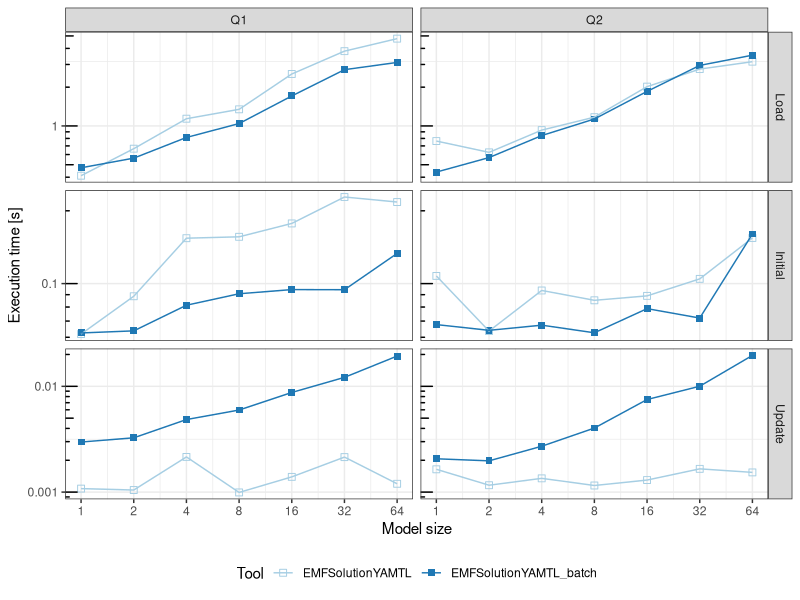
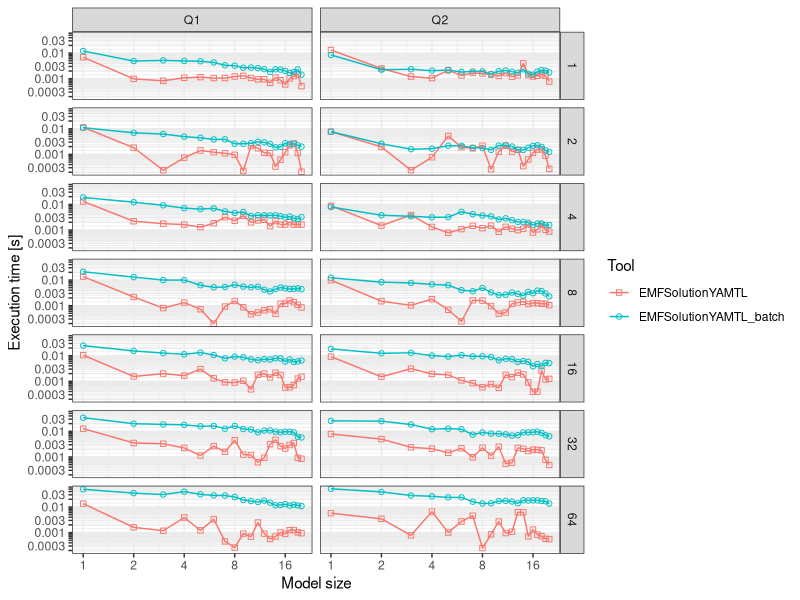
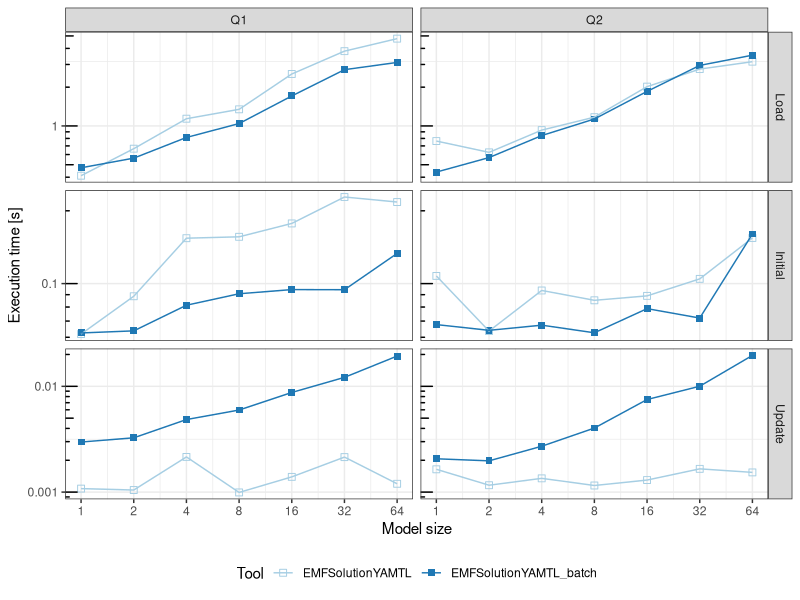
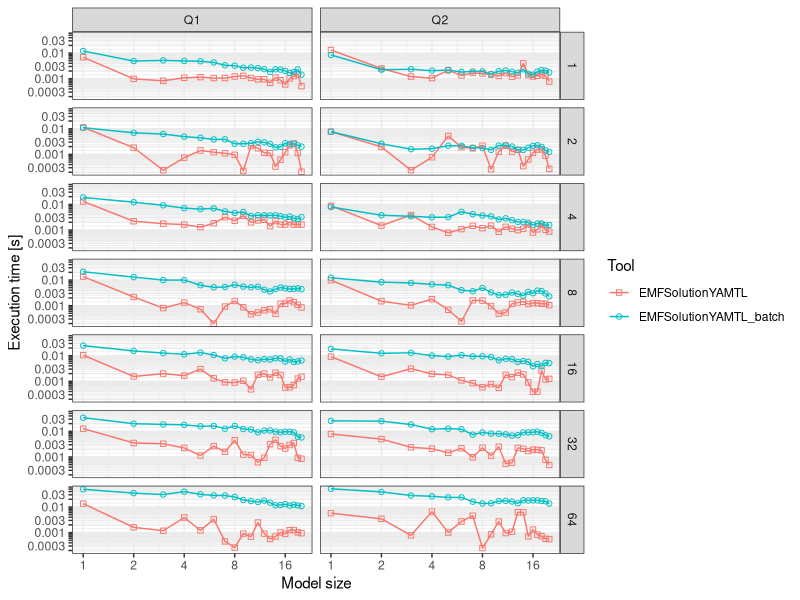

Recreate these plots in R, in order.
## ---- chunk 1
library(tidyverse)
library(plyr)
library(RColorBrewer)

gm_mean = function(x, na.rm=TRUE) {
  exp(sum(log(x[x > 0]), na.rm=na.rm) / length(x))
}

nice_y_axis = function() {
  options(scipen=999)
  
  # y axis labels
  longticks = c(F, T, F, F, F, F, F, F, T)
  shortticks = 2:10
  range = -6:6
  
  ooms = 10^range
  
  ybreaks = as.vector(shortticks %o% ooms)
  ylabels = as.character(ybreaks * longticks)
  ylabels = gsub("^0$", "", ylabels)
  
  list(ybreaks = ybreaks, ylabels = ylabels)
}
## ---- chunk 2
df = read_delim("../output/output.csv", delim = ";")
df = df[df$MetricName == "Time", ]
df = df[df$PhaseName != "Initialization", ]
df$MetricValue = as.numeric(df$MetricValue)
# convert from nanoseconds to seconds
df$MetricValue = df$MetricValue / 10^9

# drop most tools for now
#df = df[df$Tool == "EMFSolutionViatra" | df$Tool == "SQLSolution", ]

### Captions

### Neo4j
df$Tool = gsub("^Neo4jSolutionBatch$", "Neo4j Batch", df$Tool)
df$Tool = gsub("^Neo4jSolution$", "Neo4j Incremental", df$Tool)
df = df[!startsWith(df$Tool, "Neo4jSolution"), ]

#df$Tool = gsub("Neo4jSolution_explicit_component_periodic", "Neo4j Incremental", df$Tool)
#df$Tool = gsub("Neo4jSolution_explicit_component_algo", "Neo4j Incremental 2)", df$Tool)

## Differential
df$Tool = gsub("^differential$", "Differential Dataflow (1 thread)", df$Tool)
df$Tool = gsub("^differential-08$", "Differential Dataflow (8 threads)", df$Tool)

## Naiad
# Drop middle of the road Naiad results
df = df[df$Tool != "Naiad-2-Thread" & df$Tool != "Naiad-4-Thread" & df$Tool != "Naiad-6-Thread", ]
# df = df[df$Tool != "Naiad-1-Thread" & df$Tool != "Naiad-2-Thread" & df$Tool != "Naiad-4-Thread" & df$Tool != "Naiad-6-Thread", ]
df$Tool = gsub("^Naiad-1-Thread$", "Naiad (1 thread)", df$Tool)
df$Tool = gsub("^Naiad-8-Thread$", "Naiad (8 threads)", df$Tool)

## Drop NMF Parallel solution (buggy) and NMF Transactions solutions
df = df[df$Tool != "NMF-Parallel" & df$Tool != "NMF-Transactions", ]
df$Tool = gsub("^NMF$", "NMF Batch", df$Tool)
df$Tool = gsub("^NMF-Incremental$", "NMF Incremental", df$Tool)

## EMF
df$Tool = gsub("^EMFSolutionXtend$", "Xtend (EMF)", df$Tool)

## SQL
df$Tool = gsub("^SQLSolutionBatch$", "PostgreSQL Batch", df$Tool)
df$Tool = gsub("^SQLSolution$", "PostgreSQL Incremental", df$Tool)

## GraphBLAS
df$Tool = gsub("^GBq1-Batch$", "GraphBLAS Batch", df$Tool)
df$Tool = gsub("^GBq2-Batch$", "GraphBLAS Batch", df$Tool)
df$Tool = gsub("^GBq1-Incr$", "GraphBLAS Incremental", df$Tool)
df$Tool = gsub("^GBq2-Incr-Comment$", "GraphBLAS Incremental", df$Tool)


df$View = factor(df$View, levels=c("Q1", "Q2"))
df$PhaseName = factor(df$PhaseName, levels=c("Load", "Initial", "Update"))
## ---- chunk 3
df.aggregated = ddply(
  .data = df,
  .variables = c("Tool", "View", "ChangeSet", "PhaseName", "MetricName"),
  #.fun = colwise(mean),
  .fun = colwise(gm_mean)
)

my_brewer = brewer.pal(n = 12, "Paired")[c(1, 2, 3, 4, 5, 6, 9, 10, 7)]
my_brewer

xbreaks = unique(df.aggregated$ChangeSet)
xlabels = paste(xbreaks, sep = "")
yaxis = nice_y_axis()
ggplot(df.aggregated, aes(x=ChangeSet, y=MetricValue, fill=Tool)) +
    geom_point(alpha=1.0, aes(col=Tool, shape=Tool, fill=Tool), size=2) +
    geom_line(aes(col=Tool, group=Tool)) +
    scale_x_log10(breaks=xbreaks) +  
    scale_y_log10(breaks=c(0.0001, 0.001, 0.01, 0.1, 1, 10, 100, 1000, 10000), labels=c(0.0001, 0.001, 0.01, 0.1, 1, 10, 100, 1000, 10000)) +
    annotation_logticks(sides = "l") +
    scale_shape_manual(values = c(0, 15,
                                  1, 21,
                                  2, 17,
                                  5, 23,
                                  6)) +
    scale_color_manual(values=my_brewer) +
    scale_fill_manual(values=my_brewer) +
    #facet_grid(View~PhaseName, drop=FALSE) +
    facet_grid(PhaseName~View, drop=FALSE, scale = "free_y") +
    xlab("Model size") +
    ylab("Execution time [s]") +
    theme_bw() +
    theme(legend.position="bottom")

#ggsave(file="results.pdf", width=250, height=170, units="mm")
ggsave(file="results.pdf", width=210, height=300, units="mm")
## ---- chunk 4
df = df[df$PhaseName == "Update", ]
df.aggregated = ddply(
  .data = df,
  .variables = c("Tool", "View", "ChangeSet", "PhaseName", "Iteration", "MetricName"),
  #.fun = colwise(mean),
  .fun = colwise(gm_mean)
)

xbreaks = unique(df.aggregated$ChangeSet)
xlabels = paste(xbreaks, sep = "")
yaxis = nice_y_axis()
ggplot(df.aggregated, aes(x=Iteration, y=MetricValue, fill=Tool)) +
    geom_point(aes(col=Tool, shape=Tool)) +
    geom_line(aes(col=Tool, group=Tool)) +
    scale_x_log10(breaks=xbreaks) +  
    scale_y_log10(breaks=yaxis$ybreaks, labels=yaxis$ylabels) +
    scale_shape_manual(values = seq(0,24)) +
    facet_grid(ChangeSet~View, drop=FALSE) +
    xlab("Model size") +
    ylab("Execution time [s]") +
    theme_bw()
ggsave(file="results-neo4j-iterations.pdf", width=250, height=750, units="mm")
